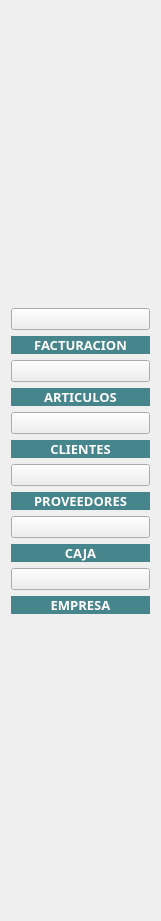
   <widget class="QWidget" name="verticalLayoutWidget">
    <property name="geometry">
     <rect>
      <x>20</x>
      <y>50</y>
      <width>161</width>
      <height>921</height>
     </rect>
    </property>
    <layout class="QVBoxLayout" name="verticalLayout">
     <item>
      <spacer name="verticalSpacer">
       <property name="orientation">
        <enum>Qt::Vertical</enum>
       </property>
       <property name="sizeHint" stdset="0">
        <size>
         <width>20</width>
         <height>40</height>
        </size>
       </property>
      </spacer>
     </item>
     <item>
      <widget class="QPushButton" name="bt_Facturacion">
       <property name="text">
        <string/>
       </property>
       <property name="icon">
        <iconset>
         <normaloff>articulos-de-compra.png</normaloff>articulos-de-compra.png</iconset>
       </property>
       <property name="iconSize">
        <size>
         <width>70</width>
         <height>70</height>
        </size>
       </property>
      </widget>
     </item>
     <item>
      <widget class="QLabel" name="label_111">
       <property name="font">
        <font>
         <family>Goldman</family>
         <pointsize>10</pointsize>
         <weight>75</weight>
         <bold>true</bold>
        </font>
       </property>
       <property name="styleSheet">
        <string notr="true">QLabel{
background-color:#46858b;
color:#ffffff
}

QLabel:hover{
background-color:#39ffa3;
color:#000000
}</string>
       </property>
       <property name="text">
        <string>FACTURACION</string>
       </property>
       <property name="alignment">
        <set>Qt::AlignCenter</set>
       </property>
      </widget>
     </item>
     <item>
      <widget class="QPushButton" name="bt_Articulos">
       <property name="text">
        <string/>
       </property>
       <property name="icon">
        <iconset>
         <normaloff>periodico.png</normaloff>periodico.png</iconset>
       </property>
       <property name="iconSize">
        <size>
         <width>70</width>
         <height>70</height>
        </size>
       </property>
      </widget>
     </item>
     <item>
      <widget class="QLabel" name="label_112">
       <property name="font">
        <font>
         <family>Goldman</family>
         <pointsize>10</pointsize>
         <weight>75</weight>
         <bold>true</bold>
        </font>
       </property>
       <property name="styleSheet">
        <string notr="true">QLabel{
background-color:#46858b;
color:#ffffff
}

QLabel:hover{
background-color:#39ffa3;
color:#000000
}</string>
       </property>
       <property name="text">
        <string>ARTICULOS</string>
       </property>
       <property name="alignment">
        <set>Qt::AlignCenter</set>
       </property>
      </widget>
     </item>
     <item>
      <widget class="QPushButton" name="bt_Clientes">
       <property name="text">
        <string/>
       </property>
       <property name="icon">
        <iconset>
         <normaloff>agregar-usuario.png</normaloff>agregar-usuario.png</iconset>
       </property>
       <property name="iconSize">
        <size>
         <width>70</width>
         <height>70</height>
        </size>
       </property>
      </widget>
     </item>
     <item>
      <widget class="QLabel" name="label_113">
       <property name="font">
        <font>
         <family>Goldman</family>
         <pointsize>10</pointsize>
         <weight>75</weight>
         <bold>true</bold>
        </font>
       </property>
       <property name="styleSheet">
        <string notr="true">QLabel{
background-color:#46858b;
color:#ffffff
}

QLabel:hover{
background-color:#39ffa3;
color:#000000
}</string>
       </property>
       <property name="text">
        <string>CLIENTES</string>
       </property>
       <property name="alignment">
        <set>Qt::AlignCenter</set>
       </property>
      </widget>
     </item>
     <item>
      <widget class="QPushButton" name="bt_Proveedores">
       <property name="text">
        <string/>
       </property>
       <property name="icon">
        <iconset>
         <normaloff>proveedor.png</normaloff>proveedor.png</iconset>
       </property>
       <property name="iconSize">
        <size>
         <width>70</width>
         <height>70</height>
        </size>
       </property>
      </widget>
     </item>
     <item>
      <widget class="QLabel" name="label_114">
       <property name="font">
        <font>
         <family>Goldman</family>
         <pointsize>10</pointsize>
         <weight>75</weight>
         <bold>true</bold>
        </font>
       </property>
       <property name="styleSheet">
        <string notr="true">QLabel{
background-color:#46858b;
color:#ffffff
}

QLabel:hover{
background-color:#39ffa3;
color:#000000
}</string>
       </property>
       <property name="text">
        <string>PROVEEDORES</string>
       </property>
       <property name="alignment">
        <set>Qt::AlignCenter</set>
       </property>
      </widget>
     </item>
     <item>
      <widget class="QPushButton" name="bt_Caja">
       <property name="text">
        <string/>
       </property>
       <property name="icon">
        <iconset>
         <normaloff>articulos-pagados.png</normaloff>articulos-pagados.png</iconset>
       </property>
       <property name="iconSize">
        <size>
         <width>70</width>
         <height>70</height>
        </size>
       </property>
      </widget>
     </item>
     <item>
      <widget class="QLabel" name="label_115">
       <property name="font">
        <font>
         <family>Goldman</family>
         <pointsize>10</pointsize>
         <weight>75</weight>
         <bold>true</bold>
        </font>
       </property>
       <property name="styleSheet">
        <string notr="true">QLabel{
background-color:#46858b;
color:#ffffff
}

QLabel:hover{
background-color:#39ffa3;
color:#000000
}</string>
       </property>
       <property name="text">
        <string>CAJA</string>
       </property>
       <property name="alignment">
        <set>Qt::AlignCenter</set>
       </property>
      </widget>
     </item>
     <item>
      <widget class="QPushButton" name="bt_Empresa">
       <property name="text">
        <string/>
       </property>
       <property name="icon">
        <iconset>
         <normaloff>empresa.png</normaloff>empresa.png</iconset>
       </property>
       <property name="iconSize">
        <size>
         <width>70</width>
         <height>70</height>
        </size>
       </property>
      </widget>
     </item>
     <item>
      <widget class="QLabel" name="label_116">
       <property name="font">
        <font>
         <family>Goldman</family>
         <pointsize>10</pointsize>
         <weight>75</weight>
         <bold>true</bold>
        </font>
       </property>
       <property name="styleSheet">
        <string notr="true">QLabel{
background-color:#46858b;
color:#ffffff
}

QLabel:hover{
background-color:#39ffa3;
color:#000000
}</string>
       </property>
       <property name="text">
        <string>EMPRESA</string>
       </property>
       <property name="alignment">
        <set>Qt::AlignCenter</set>
       </property>
      </widget>
     </item>
     <item>
      <spacer name="verticalSpacer_2">
       <property name="orientation">
        <enum>Qt::Vertical</enum>
       </property>
       <property name="sizeHint" stdset="0">
        <size>
         <width>20</width>
         <height>40</height>
        </size>
       </property>
      </spacer>
     </item>
    </layout>
   </widget>
